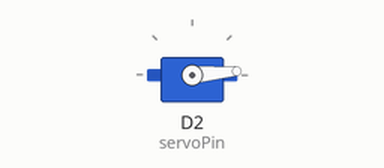
Simulated run of this sketch. Board: ESP8266 (NodeMCU). Shown: servo.

Above: at 0.05 s.
At 0.85 s:
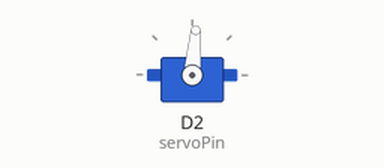
At 1.7 s:
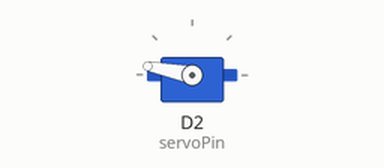
At 3.4 s:
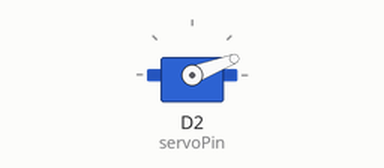
Timing chart, 0 to 8.3 s (numbered marks = the images above):
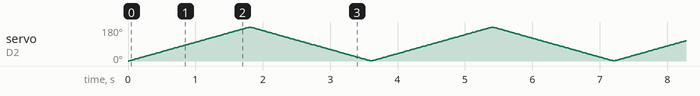

The sketch:

01._servo_motor.ino
```cpp
/******************************************************************************************
 * FileName     : 01._servo_motor
 * Description  : 서보모터를 지정된 각도 만큼 회전 해보기(0~180도)
 * Author       : 이인정
 * Created Date : 2021.06.04
 * Reference    :
 * Modified     : 2021.06.04 : LIJ : 헤더 수정
 * Modified     : 2021.12.16 : LEH : 소스 크린징
******************************************************************************************/

#include <Servo.h>

static const int servoPin = D2;                        // 서보모터
int posDegrees = 0;

Servo servo;                                           // 서보모터 선언


void setup() {
  Serial.begin(115200);                                // 통신속도
  servo.attach(servoPin);                              // 서보모터 핀 설정
}


void loop() {
  for(posDegrees=0 ; posDegrees<180 ; posDegrees++){   // 서보모터의 각도 180도 까지 증가
    servo.write(posDegrees);
    delay(10);                                         // 0.01초 대기
  }

  for(posDegrees=180;posDegrees > 0; posDegrees--){    // 서보모터의 각도 0도 까지 감소
    servo.write(posDegrees);
    delay(10);                                         // 0.01초 대기
  }
}

//=========================================================================================
//
// (주)한국공학기술연구원 http://et.ketri.re.kr
//
//=========================================================================================
```
